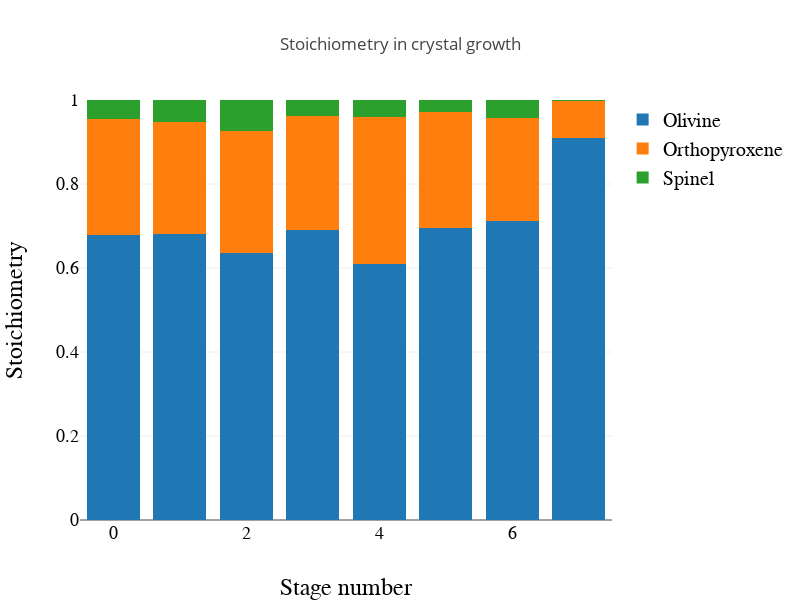

Source (notebook cell):
### Code cell
Plotly([
    {
        y : funcTools.zipWith((x,y)=>1-x-y)
            (parametersEachStage.growth_stoichiometry_orthopyroxene)
            (parametersEachStage.growth_stoichiometry_spinel),
        name : "Olivine",
        type:"bar"
    },
    {
        y : parametersEachStage.growth_stoichiometry_orthopyroxene,
        name : "Orthopyroxene",
        type:"bar"
    },
    {
        y : parametersEachStage.growth_stoichiometry_spinel,
        name : "Spinel",
        type:"bar"
    }
],
spread(
    middiumSize,
    legend(),
    axis("x", "Stage number"),
    axis("y", "Stoichiometry", [0,1]),
    {
        barmode: "stack",
        title : "Stoichiometry in crystal growth"
    }
))

### Figure 1 — Plotly figure (JSON) as saved in the notebook; plotly's stock layout.template omitted (floating-point values rounded to 4 significant figures)
{"data": [{"name": "Olivine", "type": "bar", "uid": "1e1458", "y": [0.6782, 0.6799, 0.635, 0.6907, 0.6091, 0.6956, 0.7118, 0.9092]}, {"name": "Orthopyroxene", "type": "bar", "uid": "acb3f1", "y": ["0.2774050116828863", "0.267281041306995", "0.2920575442851767", "0.27114743309070954", "0.3504223136240428", "0.2765740010728044", "0.24628688513973732", "0.08920211087671026"]}, {"name": "Spinel", "type": "bar", "uid": "355bb6", "y": ["0.044436804166669036", "0.052774336733840625", "0.07292726587122265", "0.038181998599787804", "0.040497876249695704", "0.027796609742089924", "0.04189335571905854", "0.00158094183692841"]}], "layout": {"barmode": "stack", "height": 600, "legend": {"font": {"color": "#000", "family": "sans-serif", "size": 20}, "traceorder": "normal"}, "title": "Stoichiometry in crystal growth", "width": 800, "xaxis": {"autorange": true, "range": [-0.5, 7.5], "tickfont": {"color": "#000", "family": "sans-serif", "size": 18}, "title": "Stage number", "titlefont": {"color": "#000", "family": "sans-serif", "size": 24}}, "yaxis": {"range": [0, 1], "tickfont": {"color": "#000", "family": "sans-serif", "size": 18}, "title": "Stoichiometry", "titlefont": {"color": "#000", "family": "sans-serif", "size": 24}, "type": "linear"}}}
